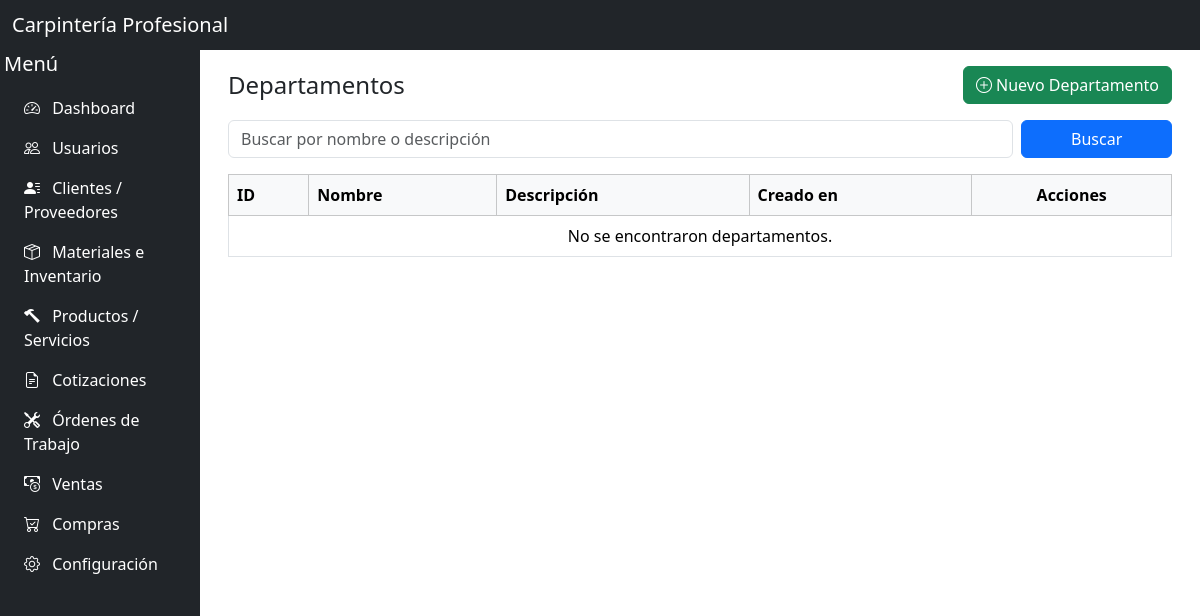
Before: /dashboard/departamentos.php with the older database file.
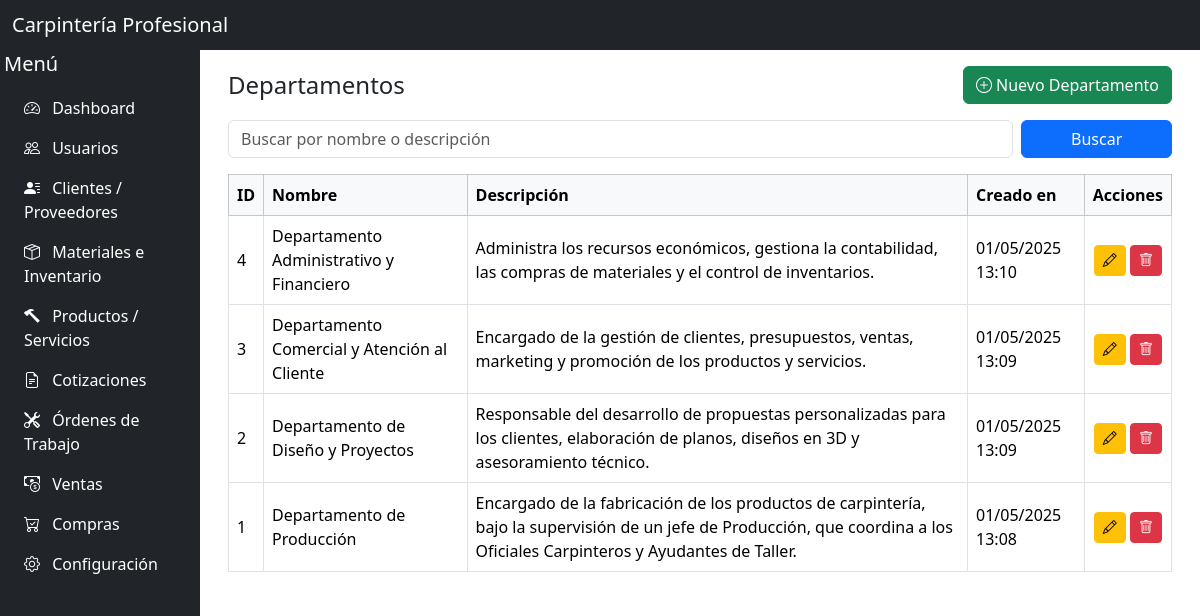
After: the same page with the newer database file.
### tables this page shows
CREATE TABLE `departamentos` (
  `id` int(11) NOT NULL,
  `nombre` varchar(100) NOT NULL,
  `descripcion` text DEFAULT NULL,
  `creado_en` timestamp NOT NULL DEFAULT current_timestamp()
);

### dashboard/departamentos.php (the view, shortened to what this page needs)
<?php
require_once("../includes/conexion.php");
$buscar = trim($_GET['buscar'] ?? '');
$pagina = isset($_GET['pagina']) && is_numeric($_GET['pagina']) ? (int) $_GET['pagina'] : 1;
$por_pagina = 10;
$offset = ($pagina - 1) * $por_pagina;
$where = '';
$sql = "
    SELECT id, nombre, descripcion, creado_en
    FROM departamentos
    $where
    ORDER BY creado_en DESC
    LIMIT :offset, :limite
";
$stmt = $pdo->prepare($sql);
$stmt->bindValue(':offset', $offset, PDO::PARAM_INT);
$stmt->bindValue(':limite', $por_pagina, PDO::PARAM_INT);
$stmt->execute();
$departamentos = $stmt->fetchAll(PDO::FETCH_ASSOC);
?>
<?php include '../includes/header.php'; ?>
<?php include '../includes/nav.php'; ?>
<?php include '../includes/sidebar.php'; ?>
<main class="flex-grow-1 overflow-auto p-3" id="mainContent">
    <div class="container-fluid">
        <div class="d-flex justify-content-between align-items-center mb-3">
            <h4 class="mb-0">Departamentos</h4>
            <a href="registrar_departamento.php" class="btn btn-success">
                <i class="bi bi-plus-circle"></i> Nuevo Departamento
            </a>
        </div>
        <form method="GET" class="row g-2 mb-3">
            <div class="col-md-10 col-8">
                <input type="text" name="buscar" class="form-control" placeholder="Buscar por nombre o descripción"
                    value="<?= htmlspecialchars($buscar) ?>">
            </div>
            <div class="col-md-2 col-4">
                <button type="submit" class="btn btn-primary w-100">Buscar</button>
            </div>
        </form>
        <div class="table-responsive">
            <table class="table table-bordered table-hover align-middle">
                <thead class="table-light">
                    <tr>
                        <th>ID</th>
                        <th>Nombre</th>
                        <th>Descripción</th>
                        <th>Creado en</th>
                        <th class="text-center">Acciones</th>
                    </tr>
                </thead>
                <tbody>
                    <?php if ($departamentos): ?>
                        <?php foreach ($departamentos as $dpto): ?>
                            <tr>
                                <td><?= $dpto['id'] ?></td>
                                <td><?= htmlspecialchars($dpto['nombre']) ?></td>
                                <td><?= nl2br(htmlspecialchars($dpto['descripcion'])) ?></td>
                                <td><?= date("d/m/Y H:i", strtotime($dpto['creado_en'])) ?></td>
                                <td class="text-center">
                                    <a href="editar_departamento.php?id=<?= $dpto['id'] ?>" class="btn btn-sm btn-warning">
                                        <i class="bi bi-pencil"></i>
                                    </a>
                                    <a href="eliminar_departamento.php?id=<?= $dpto['id'] ?>" class="btn btn-sm btn-danger"
                                        onclick="return confirm('¿Está seguro de eliminar este departamento?');">
                                        <i class="bi bi-trash"></i>
                                    </a>
                                </td>
                            </tr>
                        <?php endforeach; ?>
                    <?php else: ?>
                        <tr>
                            <td colspan="5" class="text-center">No se encontraron departamentos.</td>
                        </tr>
                    <?php endif; ?>
                </tbody>
            </table>
        </div>
    </div>
</main>
<?php include '../includes/footer.php'; ?>

Changed rows visible on the page:
added departamentos: id "4", nombre "Departamento Administrativo y Financiero", descripcion "Administra los recursos económicos, gestiona la contabilidad, las compras de materiales y el control de inventarios.", creado_en "01/05/2025 13:10"
added departamentos: id "3", nombre "Departamento Comercial y Atención al Cliente", descripcion "Encargado de la gestión de clientes, presupuestos, ventas, marketing y promoción de los productos y servicios.", creado_en "01/05/2025 13:09"
added departamentos: id "2", nombre "Departamento de Diseño y Proyectos", descripcion "Responsable del desarrollo de propuestas personalizadas para los clientes, elaboración de planos, diseños en 3D y asesoramiento técnico.", creado_en "01/05/2025 13:09"
added departamentos: id "1", nombre "Departamento de Producción", descripcion "Encargado de la fabricación de los productos de carpintería, bajo la supervisión de un jefe de Producción, que coordina a los Oficiales Carpinteros y Ayudantes de Taller.", creado_en "01/05/2025 13:08"
Other visible differences:
text no longer shown: "No se encontraron departamentos."
